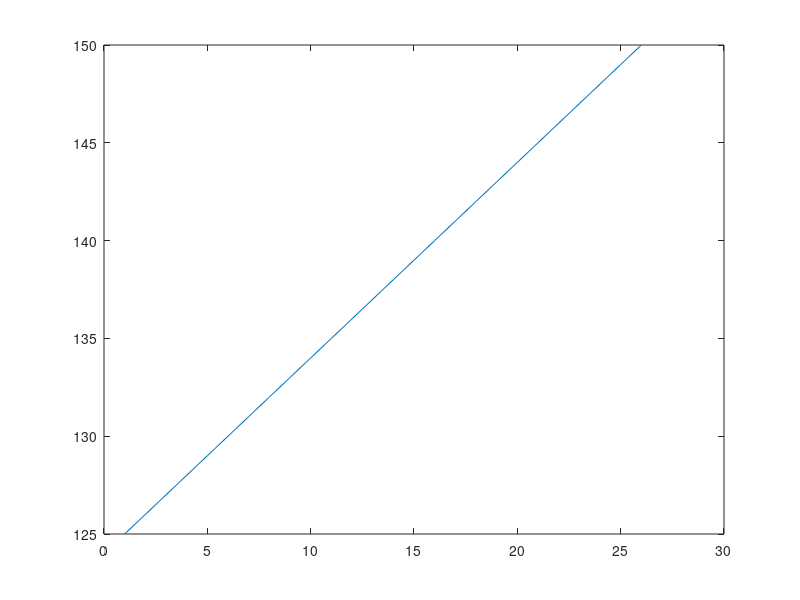
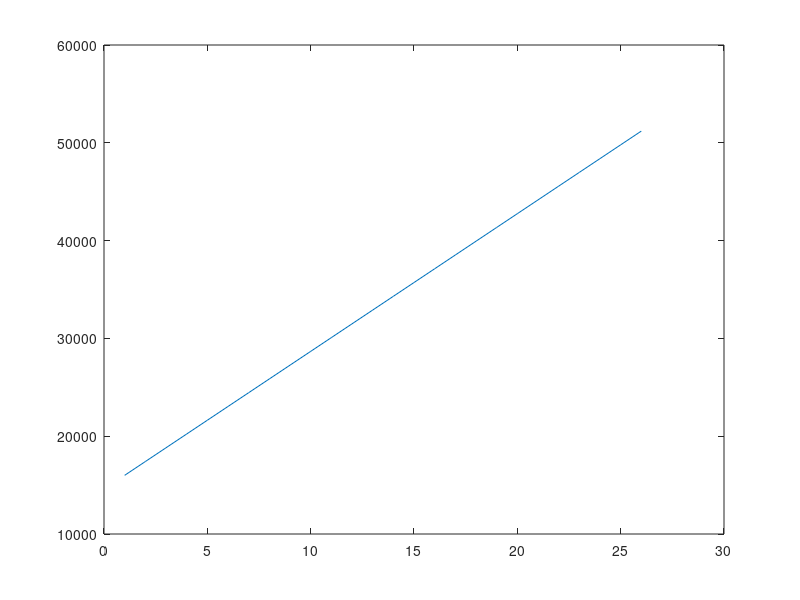

The MATLAB script that drew these images, in order:
clc;
close all;
clear all;
format short eng

tresh = 125;
g = 10;
currDigital = 125:1:150;
currNonLin = currDigital + g.*(max(0,currDigital-tresh))
amps = currNonLin * 128;

plot(currDigital)
figure()
plot(amps)
max(amps)